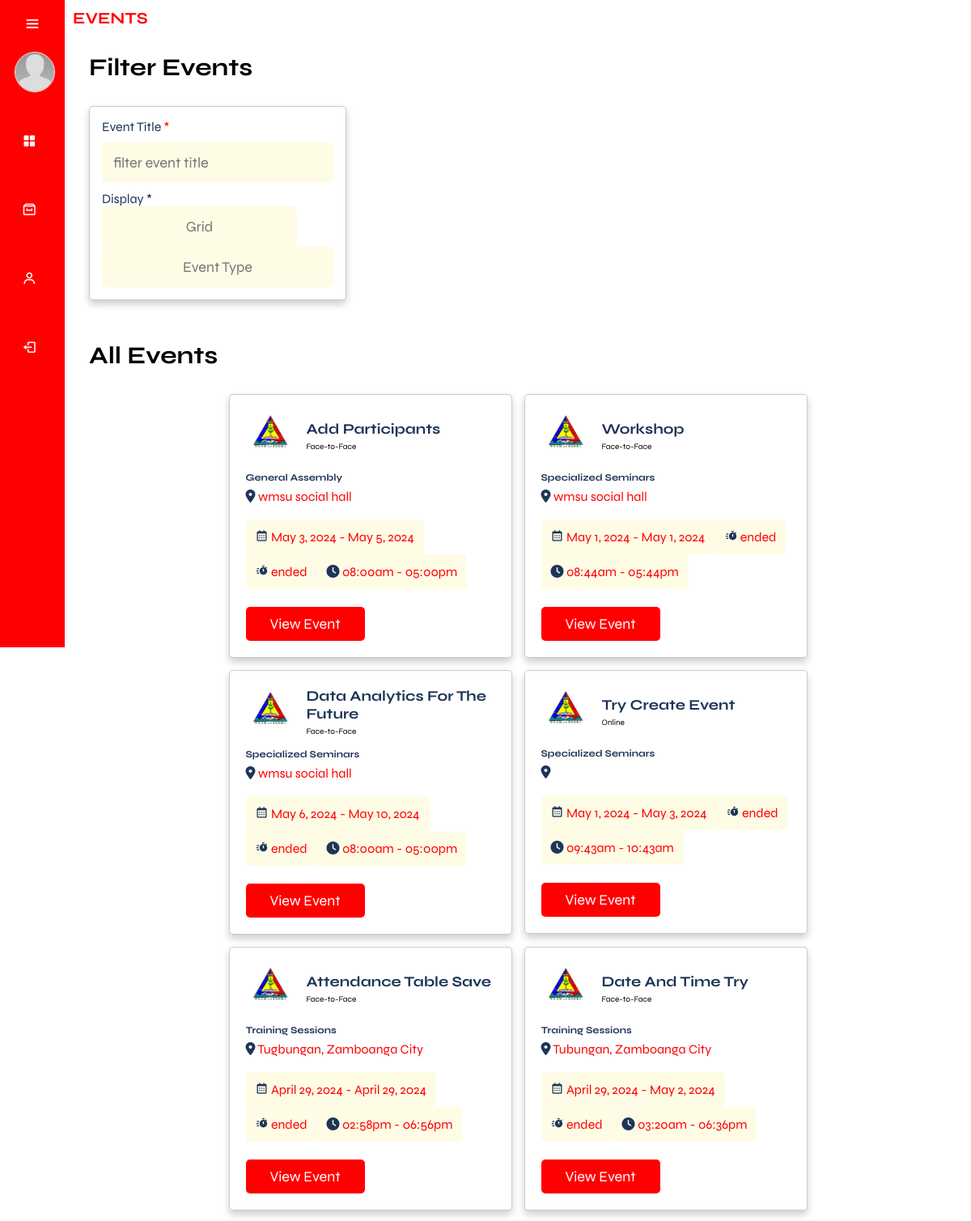
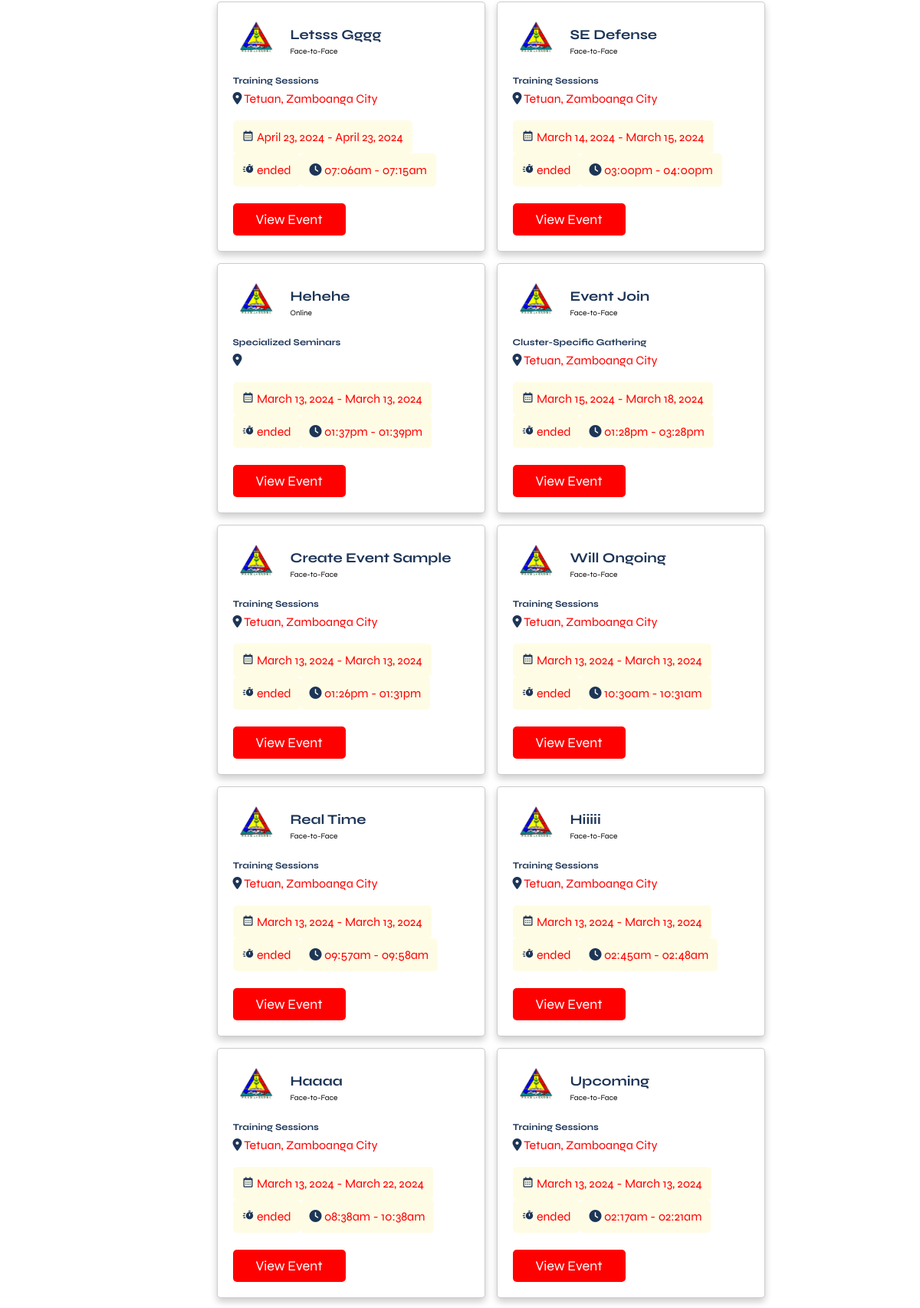
The app's page /admin/historyy.php (upper part) with its own data (2 pictures, top to bottom).
### tables this page shows
CREATE TABLE `events` (
  `event_id` int(11) NOT NULL,
  `event_title` varchar(255) NOT NULL,
  `event_description` text DEFAULT NULL,
  `event_type` varchar(50) NOT NULL,
  `event_mode` varchar(50) NOT NULL,
  `event_photo_path` varchar(255) DEFAULT NULL,
  `location` varchar(255) NOT NULL,
  `date_start` date NOT NULL,
  `date_end` date NOT NULL,
  `time_start` time NOT NULL,
  `time_end` time NOT NULL,
  `date_created` timestamp NOT NULL DEFAULT current_timestamp(),
  `event_link` text DEFAULT NULL,
  `cancelReason` text NOT NULL,
  `event_cancel` varchar(255) NOT NULL,
  `participant_limit` int(11) NOT NULL
);

### function/F.getEventHistory.php (the view, shortened to what this page needs)
<?php
    require_once('../db.connection/connection.php');
    $sql = "SELECT * FROM Events WHERE NOW() > CONCAT(date_end, ' ', time_end) ORDER BY date_created DESC";
    $result = mysqli_query($conn, $sql);
    while ($row = mysqli_fetch_assoc($result)) {
        $eventTitle = $row['event_title'];
        $eventLocation = $row['location'];
        $eventDateStart = date('F j, Y', strtotime($row['date_start']));
        $eventDateEnd = date('F j, Y', strtotime($row['date_end']));
        $eventTimeStart = date('h:ia', strtotime($row['time_start']));
        $eventTimeEnd = date('h:ia', strtotime($row['time_end']));
        $eventMode = $row['event_mode'];
        $eventType = $row['event_type'];
        $eventTimeZone = new DateTimeZone('Asia/Manila');
        $currentDateTime = new DateTime('now', $eventTimeZone);
        $eventStartDateTime = new DateTime($row['date_start'] . ' ' . $row['time_start'], $eventTimeZone);
        $eventEndDateTime = new DateTime($row['date_end'] . ' ' . $row['time_end'], $eventTimeZone);
        $eventStatus = '';
        if ($currentDateTime > $eventEndDateTime) {
            $eventStatus = 'ended';
        }
        if ($eventStatus === 'ended') {
?>
            <div class="box" data-start-date="<?php echo $eventStartDateTime->format('Y-m-d H:i:s'); ?>" data-end-date="<?php echo $eventEndDateTime->format('Y-m-d H:i:s'); ?>">
                <div class="company">
                    <img src="img/wesmaarrdec-removebg-preview.png" alt="">
                    <div>
                        <h3><?php echo $eventTitle; ?></h3>
                        <span><?php echo $eventMode; ?></span>
                    </div>
                </div>
                <h3 class="event-title"><?php echo $eventType; ?></h3>
                <p class="location"><i class="fas fa-map-marker-alt"></i> <span><?php echo $eventLocation; ?></span></p>
                <div class="tags">
                    <p><i class='bx bx-calendar' ></i> <span><?php echo "$eventDateStart - $eventDateEnd"; ?></span></p>
                    <p><i class='bx bxs-timer'></i> <span><?php echo $eventStatus; ?></span></p>
                    <p><i class="fas fa-clock"></i> <span><?php echo "$eventTimeStart - $eventTimeEnd"; ?></span></p>
                </div>
                <div class="flex-btn">
                    <a href="view_eventHistory.php?event_id=<?php echo $row['event_id']; ?>" class="btn">view event</a>
                </div>
            </div>
<?php
        }
    }
?>

### admin/historyy.php (shortened to what this page needs)
<!DOCTYPE html>
<html lang="en">
    <head>
        <link href='https://unpkg.com/boxicons@2.1.4/css/boxicons.min.css' rel='stylesheet'>
        <link rel="stylesheet" href="css/main.css">
    </head>
    <body>
        <?php
            require_once('../db.connection/connection.php');
        ?>
        <div class="sidebar">
            <div class="top">
                <i class="bx bx-menu" id="btnn"></i>
            </div>
            <div class="user">
                <?php if (!empty($Image)): ?>
                    <img src="../assets/img/profilePhoto/<?php echo $Image; ?>" alt="user" class="user-img">
                <?php else: ?>
                    <img src="../assets/img/profile.jpg" alt="default user" class="user-img">
                <?php endif; ?>
                <div>
                </div>
            </div>
            <ul>
                <li class="nav-sidebar">
                    <a href="adminDashboard.php">
                        <i class="bx bxs-grid-alt"></i>
                    </a>
                </li>
                <li class="events-side nav-sidebar">
                    <a href="#" class="a-events">
                        <i class='bx bx-archive'></i>
                    </a>
                </li>
                <li class="events-side nav-sidebar">
                    <a href="#" class="a-events">
                        <i class='bx bx-user'></i>
                    </a>
                </li>
                <li class="nav-sidebar">
                    <a href="../login.php">
                        <i class="bx bx-log-out"></i>
                    </a>
                </li>
            </ul>
        </div>
        <div class="main-content">
            <div class="containerr">
                <h3 class="dashboard">EVENTS</h3>
                <section class="event-filter">
                    <h1 class="heading">filter events</h1>
                    <form action="" method="post">
                        <div class="flex">
                            <div class="box">
                                <p>Event Title <span>*</span></p>
                                <input type="text" id="eventTitleInput" placeholder="filter event title" class="input">
                            </div>
                            <div class="dropdown-container">
                                <div class="dropdown">
                                    <p>Display <span>*</span></p>
                                    <input type="text" readonly name="eventDisplay" placeholder="Grid" maxlength="20" class="output">
                                </div>
                            </div>
                        </div>
                        <div class="dropdown-container">
                            <div class="dropdown">
                                <input type="text" readonly name="eventType" placeholder="event type" maxlength="20" class="output">
                            </div>
                        </div>
                    </form>
                </section>
            </div>
            <div class="containerr">
                <section class="event-container">
                    <h1 class="heading">all events</h1>
                    <div class="box-container">
                        <?php include('../function/F.getEventHistory.php'); ?>
                    </div>
                </section>
            </div>
        </div>
    </body>
</html>

### records on screen
events: event_title "Add Participants", event_mode "Face-to-Face", event_type "General Assembly", location "wmsu social hall", date_start "May 3, 2024", date_end "May 5, 2024", time_start "08:00am", time_end "05:00pm"
events: event_title "Workshop", event_mode "Face-to-Face", event_type "Specialized Seminars", location "wmsu social hall", date_start "May 1, 2024", date_end "May 1, 2024", time_start "08:44am", time_end "05:44pm"
events: event_title "Data Analytics For The Future", event_mode "Face-to-Face", event_type "Specialized Seminars", location "wmsu social hall", date_start "May 6, 2024", date_end "May 10, 2024", time_start "08:00am", time_end "05:00pm"
events: event_title "Try Create Event", event_mode "Online", event_type "Specialized Seminars", date_start "May 1, 2024", date_end "May 3, 2024", time_start "09:43am", time_end "10:43am"
events: event_title "Attendance Table Save", event_mode "Face-to-Face", event_type "Training Sessions", location "Tugbungan, Zamboanga City", date_start "April 29, 2024", date_end "April 29, 2024", time_start "02:58pm", time_end "06:56pm"
events: event_title "Date And Time Try", event_mode "Face-to-Face", event_type "Training Sessions", location "Tubungan, Zamboanga City", date_start "April 29, 2024", date_end "May 2, 2024", time_start "03:20am", time_end "06:36pm"
events: event_title "Letsss Gggg", event_mode "Face-to-Face", event_type "Training Sessions", location "Tetuan, Zamboanga City", date_start "April 23, 2024", date_end "April 23, 2024", time_start "07:06am", time_end "07:15am"
events: event_title "SE Defense", event_mode "Face-to-Face", event_type "Training Sessions", location "Tetuan, Zamboanga City", date_start "March 14, 2024", date_end "March 15, 2024", time_start "03:00pm", time_end "04:00pm"
events: event_title "Hehehe", event_mode "Online", event_type "Specialized Seminars", date_start "March 13, 2024", date_end "March 13, 2024", time_start "01:37pm", time_end "01:39pm"
events: event_title "Event Join", event_mode "Face-to-Face", event_type "Cluster-Specific Gathering", location "Tetuan, Zamboanga City", date_start "March 15, 2024", date_end "March 18, 2024", time_start "01:28pm", time_end "03:28pm"
events: event_title "Create Event Sample", event_mode "Face-to-Face", event_type "Training Sessions", location "Tetuan, Zamboanga City", date_start "March 13, 2024", date_end "March 13, 2024", time_start "01:26pm", time_end "01:31pm"
events: event_title "Will Ongoing", event_mode "Face-to-Face", event_type "Training Sessions", location "Tetuan, Zamboanga City", date_start "March 13, 2024", date_end "March 13, 2024", time_start "10:30am", time_end "10:31am"
events: event_title "Real Time", event_mode "Face-to-Face", event_type "Training Sessions", location "Tetuan, Zamboanga City", date_start "March 13, 2024", date_end "March 13, 2024", time_start "09:57am", time_end "09:58am"
events: event_title "Hiiiii", event_mode "Face-to-Face", event_type "Training Sessions", location "Tetuan, Zamboanga City", date_start "March 13, 2024", date_end "March 13, 2024", time_start "02:45am", time_end "02:48am"
events: event_title "Haaaa", event_mode "Face-to-Face", event_type "Training Sessions", location "Tetuan, Zamboanga City", date_start "March 13, 2024", date_end "March 22, 2024", time_start "08:38am", time_end "10:38am"
events: event_title "Upcoming", event_mode "Face-to-Face", event_type "Training Sessions", location "Tetuan, Zamboanga City", date_start "March 13, 2024", date_end "March 13, 2024", time_start "02:17am", time_end "02:21am"
